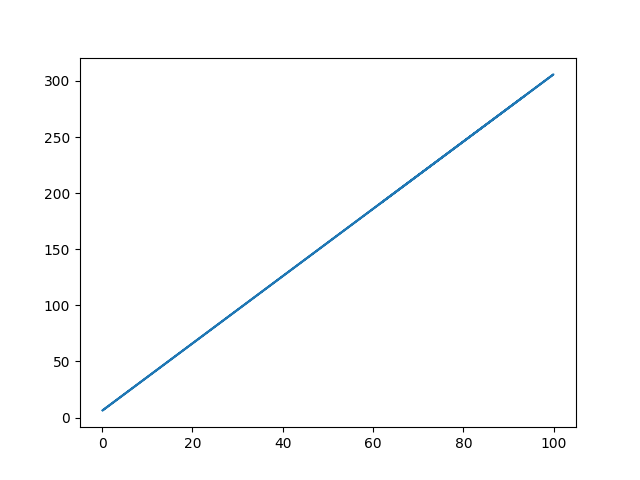

Generate this figure with Python:
# Visualize the answer of the above 2 questions

import matplotlib.pyplot as plt

x, y = [], []
f1, f2 = open('hw02_1a.txt', 'r'), open('hw02_1b.txt', 'r')

for i in range(1000):
    x.append(float(f1.readline()))
    y.append(float(f2.readline()))

plt.plot(x, y)
plt.savefig('hw02_1c.png')